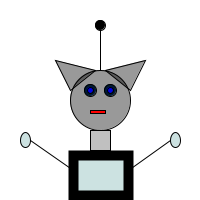
Frame 1 (no input)
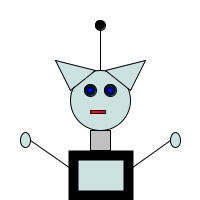
Frame 60 (the mouse pressed at the canvas centre just before this capture)
Frame 120 (the mouse held since frame 60 and released just before this capture): identical to frame 60, image omitted

The Processing sketch that drew these frames (run headless with seeded random() and noise(); from frame 60 on, the mouse is pressed at the canvas centre):

// Processing sketch: processing_58120
// ── processing_58120.pde

void setup (){
  size (200,200);
  fill(0,102);
  smooth();
int x =100;
int y =100;

//Whats this??



}
  
void draw (){
  background(255);
  int x= mouseX; 
  int y= mouseY;

//Head
ellipse(100,100, 60,60);
triangle(105,70,130,90,145,60);
triangle(95,70,70,90,55,60);
//is there a way where i can mirror the two triangles without having to calculate the co-ordinates?


//Face
fill(0,26,51);
ellipse (90,90,12,12);
fill(0,0,225);
ellipse(90,90,6,6);
fill(0,26,51);
ellipse (110,90,12,12);
fill(0,0,225);
ellipse(110,90,6,6);
fill(255,0,0);
rect(90,110,15,3);



//antenee
fill(0);
line(100,70,100,30);
ellipse(100,25,10,10);

//shoulders

//Neck
fill(192);
rect(90,130,20,20);
line(100,150,100,155);

//Body
strokeWeight(10);
fill(204,226,225);
rect(73,155,55,40);


//Arms
//I tried to use fill(255); for the ellipse to be filled in white here but it did not allow. Why? 
strokeWeight(1);
line(73,170,30,140);
ellipse(25,140,10,15);
line(128,170,170,140);
ellipse(175,140,10,15);


}
